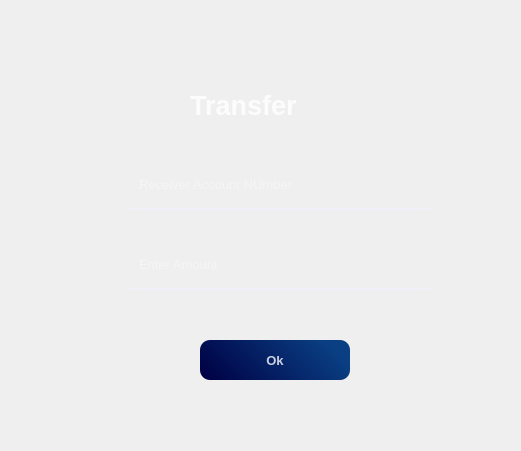
   <widget class="QWidget" name="transfer_widget" native="true">
    <property name="geometry">
     <rect>
      <x>3550</x>
      <y>10</y>
      <width>521</width>
      <height>451</height>
     </rect>
    </property>
    <property name="styleSheet">
     <string notr="true">QPushButton #pushButton{
background-color: qlineargradient(spread:pad, x1:0, y1:0, x2:1, y2:0, stop:0 rgba(0, 0, 68, 235), stop:1 rgba(255, 255, 255, 255));
color:rgba(255,255,255,200);
border-radius:10px;
}

QPushButton #pushButton:hover{
background-color: qlineargradient(spread:pad, x1:1, y1:0, x2:0, y2:0.778455, stop:0 rgba(0, 0, 68, 255), stop:1 rgba(255, 255, 255, 255))
color:red;
}</string>
    </property>
    <widget class="QLabel" name="label16">
     <property name="geometry">
      <rect>
       <x>30</x>
       <y>10</y>
       <width>461</width>
       <height>411</height>
      </rect>
     </property>
     <property name="styleSheet">
      <string notr="true">background-image:url(:/images/rupee1.jpg);
background-repeat: no-repeat;
background-size: (831,441);
border-radius: 20px;
</string>
     </property>
     <property name="text">
      <string/>
     </property>
    </widget>
    <widget class="QLabel" name="transfer_head">
     <property name="geometry">
      <rect>
       <x>190</x>
       <y>70</y>
       <width>181</width>
       <height>71</height>
      </rect>
     </property>
     <property name="font">
      <font>
       <pointsize>20</pointsize>
       <weight>75</weight>
       <bold>true</bold>
      </font>
     </property>
     <property name="styleSheet">
      <string notr="true">color:rgba(255,255,255,210);
</string>
     </property>
     <property name="text">
      <string>Transfer</string>
     </property>
    </widget>
    <widget class="QLineEdit" name="transfer_account">
     <property name="geometry">
      <rect>
       <x>130</x>
       <y>160</y>
       <width>300</width>
       <height>50</height>
      </rect>
     </property>
     <property name="font">
      <font>
       <pointsize>10</pointsize>
      </font>
     </property>
     <property name="styleSheet">
      <string notr="true">background-color:rgba(0,0,0,0);
border:none;
border-bottom:2px solid rgb(240, 240, 250);
color:rgba(255,255,255,190);
padding:7px;
</string>
     </property>
     <property name="placeholderText">
      <string>Receiver Account NUmber</string>
     </property>
    </widget>
    <widget class="QPushButton" name="transfer_ok">
     <property name="geometry">
      <rect>
       <x>200</x>
       <y>340</y>
       <width>150</width>
       <height>40</height>
      </rect>
     </property>
     <property name="font">
      <font>
       <pointsize>10</pointsize>
       <weight>75</weight>
       <bold>true</bold>
      </font>
     </property>
     <property name="styleSheet">
      <string notr="true">QPushButton#transfer_ok {
background-color:qlineargradient(spread:pad, x1:0, y1:0.897, x2:1, y2:0.631, stop:0 rgba(0, 0, 68, 255), stop:1 rgba(10, 63, 131, 255));
color:rgba(255,255,255,200);
border-radius:10px;
}

QPushButton#transfer_ok:hover {
background-color: qlineargradient(spread:pad, x1:0.134328, y1:0.846, x2:0.925, y2:0.142, stop:0 rgba(0, 0, 68, 255), stop:1 rgba(10, 63, 131, 255));
}

QPushButton#transfer_ok:pressed {
   padding-left:5px;
   padding-right:5px;
   padding-top:5px;
}</string>
     </property>
     <property name="text">
      <string>Ok</string>
     </property>
    </widget>
    <widget class="QLineEdit" name="transfer_amount">
     <property name="geometry">
      <rect>
       <x>130</x>
       <y>240</y>
       <width>300</width>
       <height>50</height>
      </rect>
     </property>
     <property name="font">
      <font>
       <pointsize>10</pointsize>
      </font>
     </property>
     <property name="styleSheet">
      <string notr="true">background-color:rgba(0,0,0,0);
border:none;
border-bottom:2px solid rgb(240, 240, 250);
color:rgba(255,255,255,190);
padding:7px;
</string>
     </property>
     <property name="placeholderText">
      <string>Enter Amount</string>
     </property>
    </widget>
   </widget>
